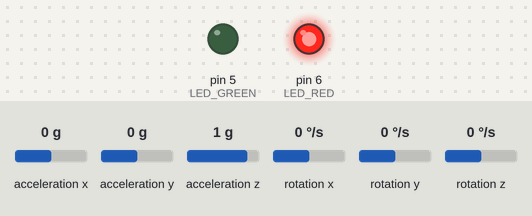
Recording of a sketch running on a simulated Arduino Nano, built with avr-gcc and run on an emulated ATmega328P. Shown: output pins drawn as LEDs (lit = HIGH). The inputs (shaded band) are chosen by the test bench; at power-on: acceleration x 0 g, acceleration y 0 g, acceleration z 1 g, rotation x 0 °/s, rotation y 0 °/s, rotation z 0 °/s. No radio packets arrive unless stated; what the sketch prints to the serial monitor is not drawn.

Above: at 0.1 s.
At 3.1 s:
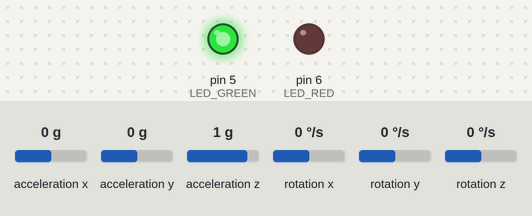
Timing chart, 0 to 4.8 s (numbered marks = the images above):
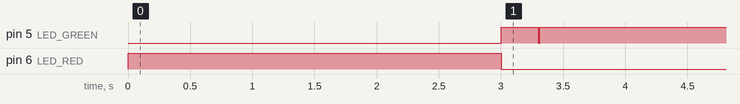

The sketch:

NANO_Tx_mode_Sender_1.ino
```cpp
#include <Wire.h>
#include <SPI.h>
#include <nRF24L01.h>
#include <RF24.h>
#include <MPU6050_tockn.h>

RF24 radio(9, 10);                   // CE, CSN
const byte address[6] = "NOD01" ;   // Pipe-Adresse (gleich wie beim Empfänger)
MPU6050 mpu(Wire);
#define LED_GREEN 5
#define LED_RED 6

// Datenpaket: Rohdaten + Winkel (fixpoint: *100)
struct Payload {
  uint8_t id;
  int16_t ax, ay, az;
  int16_t gx, gy, gz;
  int16_t pitch, roll, yaw;  // in 0.01° (z.B. 1234 = 12.34°)
} payload;

void setup() {
  Serial.begin(115200);

  pinMode(LED_GREEN, OUTPUT);
  pinMode(LED_RED, OUTPUT);

  // beide LEDs zunächst aus
  digitalWrite(LED_GREEN, LOW);
  digitalWrite(LED_RED, LOW);

  Wire.begin();

  // MPU initialisieren & kurz kalibrieren
  digitalWrite(LED_RED, HIGH);          // 🔴 Rote LED AN -> Kalibrierung läuft
  mpu.begin();
  mpu.calcGyroOffsets(true);            // dauert einige Sekunden
  digitalWrite(LED_RED, LOW);
  digitalWrite(LED_GREEN, HIGH);
  delay(300);
  digitalWrite(LED_GREEN, LOW);

  // nRF24 initialisieren
  radio.begin();
  radio.setAutoAck(false);
  radio.setRetries(0, 0);
  radio.setPALevel(RF24_PA_LOW);        // bei Bedarf RF24_PA_HIGH
  radio.setDataRate(RF24_250KBPS);      // robust
  radio.setChannel(90);                 // kollisionsarm
  radio.openWritingPipe(address);
  radio.stopListening();

  Serial.println(F("Nano-Sender 1 gestartet."));
}

void loop() {
  // Sensor updaten
  mpu.update();

  payload.id = 1;

  // Rohwerte (Gyro: °/s, Acc: raw)
  payload.ax = (int16_t)mpu.getAccX();  // tockn gibt i.d.R. bereits in 'g' skaliert aus;
  payload.ay = (int16_t)mpu.getAccY();  // für sehr große Dynamik ggf. skalieren/anpassen
  payload.az = (int16_t)mpu.getAccZ();

  payload.gx = (int16_t)mpu.getGyroX(); // °/s (Roh/skal.)
  payload.gy = (int16_t)mpu.getGyroY();
  payload.gz = (int16_t)mpu.getGyroZ();

  // Winkel als Fixpunkt (x100)
  payload.pitch = (int16_t)(mpu.getAngleX() * 100.0f);
  payload.roll  = (int16_t)(mpu.getAngleY() * 100.0f);
  payload.yaw   = (int16_t)(mpu.getAngleZ() * 100.0f);

  bool ok = radio.write(&payload, sizeof(payload));
  if (ok) {
  Serial.println(F("TX: OK (ACK)"));
  digitalWrite(LED_GREEN, HIGH);
  digitalWrite(LED_RED, LOW);
} else {
  Serial.println(F("TX: FEHLER"));
  digitalWrite(LED_GREEN, LOW);
  digitalWrite(LED_RED, HIGH);
}

delay(100); // LED nur kurz an

delay(15);    // <<< HIER: Sende-Delay für Sender 1 (wichtig!)
}
```

Measured:
- by itself, pin 5 (LED_GREEN): HIGH → LOW at 3.3 s, → HIGH 0.01 s later
